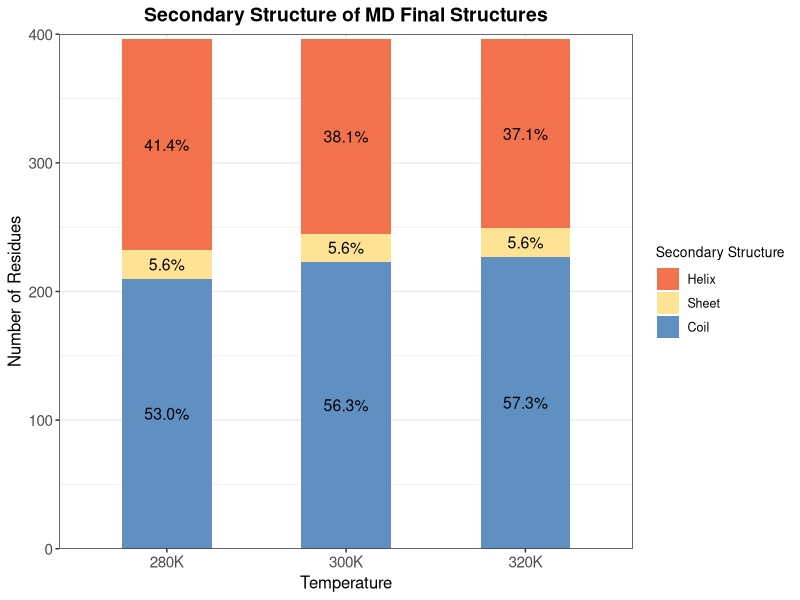

Write the R code that produced this figure.
# This script is used to visualize the secondary structure composition of final structures obtained from molecular dynamics simulations for Figure 1F, including three different temperatures: 280 K, 300 K, and 320 K.
# The final structures were generated by averaging the conformations from 45 ns to 50 ns of the MD simulations.
# Secondary structure components include α-helix, β-sheet, and random coil.
# Data represent the percentage of each secondary structure type (total residues = 396).

library(ggplot2)
library(dplyr)
library(tidyr)

# 1. Create data frame for secondary structure composition
# Data were obtained from the final averaged structures, using DSSP at PDBsum website.
# Total residues: 396
ss_data <- data.frame(
  temp = c("280K", "300K", "320K"),        # Temperature conditions
  Helix = c(164, 151, 147),                # Number of α-helix residues
  Sheet = c(22, 22, 22),                   # Number of β-sheet residues
  Coil = c(210, 223, 227)                  # Number of random coil residues
)

# 2. Convert to long format and calculate percentage
ss_long <- ss_data %>%
  pivot_longer(cols = c(Helix, Sheet, Coil),
               names_to = "Structure",
               values_to = "Count") %>%
  group_by(temp) %>%
  mutate(Percent = Count / sum(Count) * 100) %>%  # Calculate percentage
  ungroup()

# 3. Set fixed order for secondary structure categories
ss_long$Structure <- factor(ss_long$Structure,
                            levels = c("Helix", "Sheet", "Coil"))

# 4. Figure 1F: Stacked bar plot with percentage labels
ggplot(ss_long, aes(x = temp, y = Count, fill = Structure)) +
  geom_col(position = "stack", width = 0.5) +
  
  # Show percentage inside each bar segment (1 decimal place)
  geom_text(aes(label = sprintf("%.1f%%", Percent)), 
            position = position_stack(vjust = 0.5), 
            size = 4, color = "black") +
  
  # Consistent color scheme
  scale_fill_manual(values = c("Helix"  = "#f2724D", 
                               "Sheet" = "#fee395", 
                               "Coil"  = "#6090C1")) +
  
  scale_y_continuous(limits = c(0, 400), expand = c(0, 0)) +
  
  # Labels
  labs(x = "Temperature",
       y = "Number of Residues",
       fill = "Secondary Structure",
       title = "Secondary Structure of MD Final Structures") +
  
  theme_bw() +
  theme(
    plot.title = element_text(face = "bold", size = 14, hjust = 0.5),
    axis.title.x = element_text(size = 12),
    axis.title.y = element_text(size = 12),
    axis.text = element_text(size = 11),
    legend.title = element_text(size = 10),
    legend.text = element_text(size = 9)
  )
